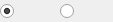
<?xml version="1.0" encoding="UTF-8"?>
<ui version="4.0">
 <class>LC_EllipseArcOptions</class>
 <widget class="QWidget" name="Ui_ArcOptions">
 <property name="geometry">
  <rect>
   <x>0</x>
   <y>0</y>
   <width>113</width>
   <height>22</height>
  </rect>
 </property>
 <property name="sizePolicy">
  <sizepolicy hsizetype="Fixed" vsizetype="Fixed">
   <horstretch>0</horstretch>
   <verstretch>0</verstretch>
  </sizepolicy>
 </property>
 <property name="minimumSize">
  <size>
   <width>113</width>
   <height>22</height>
  </size>
 </property>
 <property name="windowTitle">
  <string>Arc Options</string>
 </property>
 <layout class="QGridLayout" name="gridLayout">
  <property name="leftMargin">
   <number>0</number>
  </property>
  <property name="topMargin">
   <number>1</number>
  </property>
  <property name="rightMargin">
   <number>0</number>
  </property>
  <property name="bottomMargin">
   <number>1</number>
  </property>
  <item row="0" column="1">
   <widget class="QRadioButton" name="rbNeg">
    <property name="sizePolicy">
     <sizepolicy hsizetype="Expanding" vsizetype="Minimum">
      <horstretch>0</horstretch>
      <verstretch>0</verstretch>
     </sizepolicy>
    </property>
    <property name="maximumSize">
     <size>
      <width>16777215</width>
      <height>16777215</height>
     </size>
    </property>
    <property name="toolTip">
     <string>Clockwise</string>
    </property>
    <property name="text">
     <string/>
    </property>
    <property name="icon">
     <iconset resource="../../../../res/extui/extui.qrc">
      <normaloff>:/extui/dirneg.png</normaloff>:/extui/dirneg.png</iconset>
    </property>
    <property name="checkable">
     <bool>true</bool>
    </property>
   </widget>
  </item>
  <item row="0" column="0">
   <widget class="QRadioButton" name="rbPos">
    <property name="sizePolicy">
     <sizepolicy hsizetype="Expanding" vsizetype="Minimum">
      <horstretch>0</horstretch>
      <verstretch>0</verstretch>
     </sizepolicy>
    </property>
    <property name="maximumSize">
     <size>
      <width>16777215</width>
      <height>16777215</height>
     </size>
    </property>
    <property name="toolTip">
     <string>Counterclockwise</string>
    </property>
    <property name="text">
     <string/>
    </property>
    <property name="icon">
     <iconset resource="../../../../res/extui/extui.qrc">
      <normaloff>:/extui/dirpos.png</normaloff>:/extui/dirpos.png</iconset>
    </property>
    <property name="checked">
     <bool>true</bool>
    </property>
   </widget>
  </item>
 </layout>
</widget>
 <layoutdefault spacing="6" margin="11"/>
 <resources>
  <include location="../../../../res/extui/extui.qrc"/>
 </resources>
 <connections/>
</ui>
